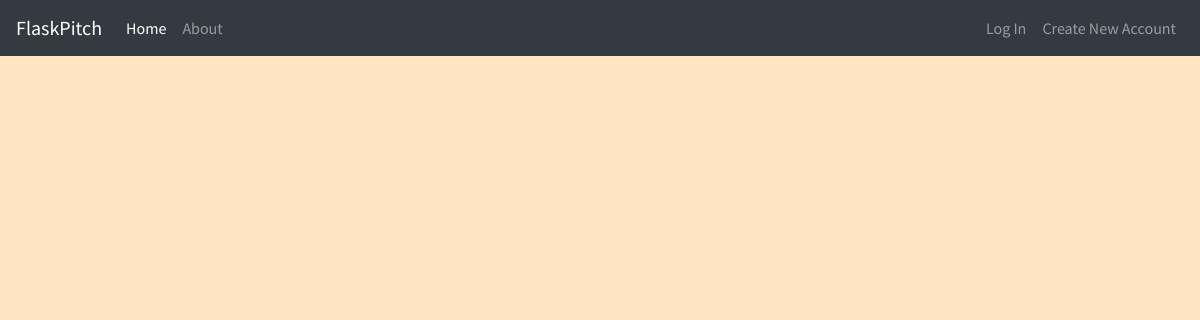
Page /home on the earlier database version.
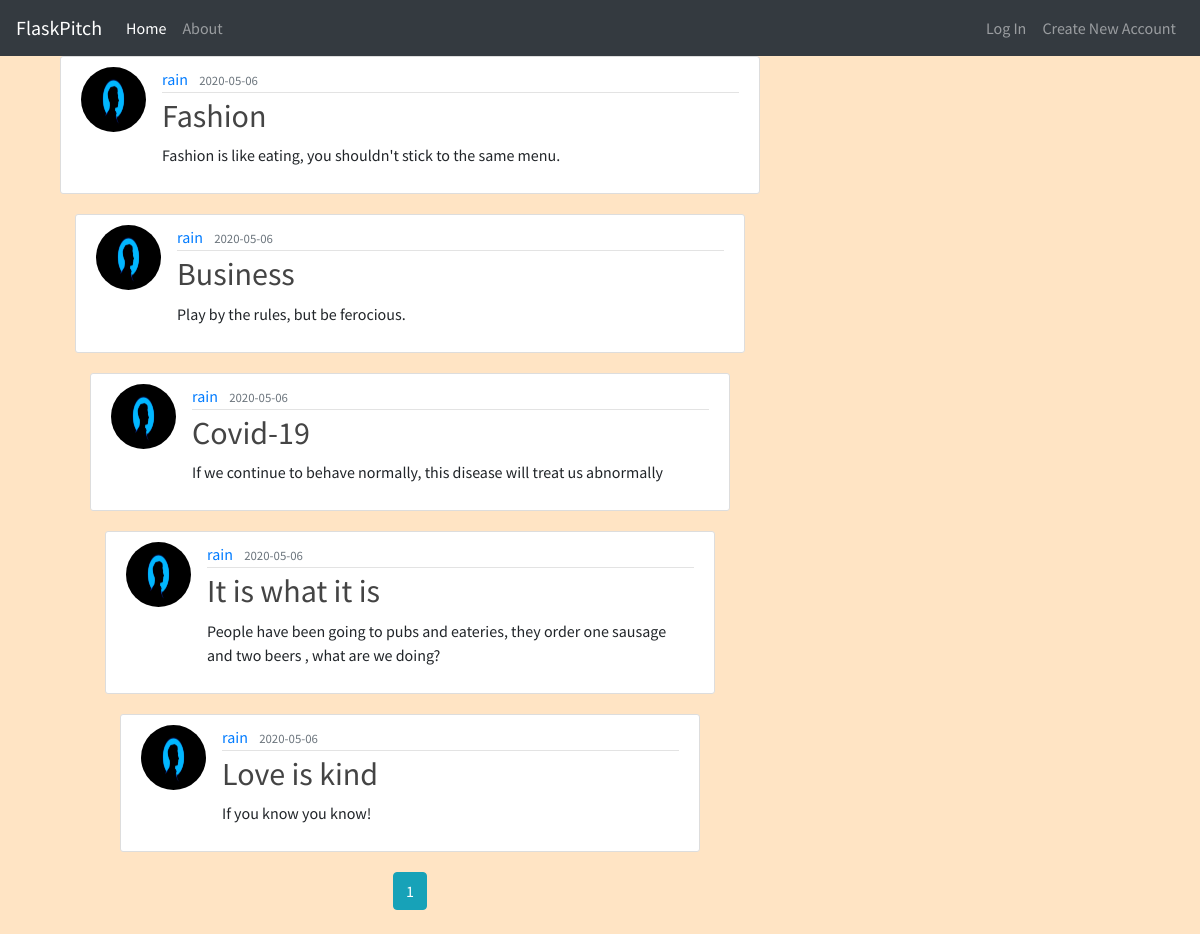
Same page on the later database version.
### app/models.py (models this page shows, shortened)
class Post(db.Model):
    id = db.Column(db.Integer, primary_key = True)
    title = db.Column(db.String(100), nullable = False)
    date_posted = db.Column(db.DateTime, nullable = False, default = datetime.utcnow)
    content = db.Column(db.Text, nullable =False)
    user_id = db.Column(db.Integer, db.ForeignKey('user.id'), nullable = False)

class User(db.Model, UserMixin):
    id = db.Column(db.Integer, primary_key = True)
    username = db.Column(db.String(20), unique= True, nullable = False )
    email = db.Column(db.String(120), unique= True, nullable = False )
    image_file = db.Column(db.String(20), nullable = False, default = 'default.jpeg' )
    password = db.Column(db.String(60), nullable = False )
    posts = db.relationship('Post', backref = 'author', lazy = True)

### app/views.py (the view)
@app.route('/')
@app.route('/home')
def home():
    page = request.args.get('page', 1, type=int)
    posts = Post.query.order_by(Post.date_posted.desc()).paginate(page=page, per_page=8)
    return render_template('home.html', posts = posts)

### app/templates/home.html (shortened to what this page needs)
{% extends 'index.html' %}
{% block content %}
{% for post in posts.items %}
<div class="container">
    <article class="media content-section">
        <img class="rounded-circle article-img"
            src="{{ url_for('static', filename='css/images/' + post.author.image_file) }}">
        <div class="media-body">
            <div class="article-metadata">
                <a class="mr-2" href="{{url_for('post', post_id = post.id)}}">{{ post.author.username }}</a>
                <small class="text-muted">{{ post.date_posted.strftime('%Y-%m-%d') }}</small>
            </div>
            <h2><a class="article-title" href="#">{{ post.title }}</a></h2>
            <p class="article-content">{{ post.content }}</p>
        </div>
    </article>
    {% endfor %}
    <div class="text-center">
        {% for page_num in posts.iter_pages(left_edge=1, right_edge=1, left_current=1, right_current=2) %}
        {% if page_num %}
        {% if posts.page == page_num %}
        <a class="btn btn-info mb-4" href="{{ url_for('home', page=page_num) }}">{{ page_num }}</a>
        {% else %}
        <a class="btn btn-outline-info mb-4" href="{{ url_for('home', page=page_num) }}">{{ page_num }}</a>
        {% endif %}
        {% endif %}
        {% endfor %}
    </div>
</div>
{% endblock %}

### app/templates/index.html (shortened to what this page needs)
<!DOCTYPE html>
<html lang="en">
<head>
    {% block styles%}
    <link rel="stylesheet" href="https://stackpath.bootstrapcdn.com/bootstrap/4.3.1/css/bootstrap.min.css"
>
    <link rel="stylesheet" type="text/css" href="{{ url_for('static', filename='css/styles.css') }}">
    {% endblock %}
</head>
<body>
    <nav class="navbar navbar-expand-lg navbar-dark bg-dark">
        <a class="navbar-brand" href="#">FlaskPitch</a>
        <div class="collapse navbar-collapse" id="navbarSupportedContent">
            <ul class="navbar-nav mr-auto">
                <li class="nav-item active">
                    <a class="nav-link" href="{{ url_for('home') }}">Home </a>
                </li>
                <li class="nav-item">
                    <a class="nav-link" href="{{ url_for('about') }}">About</a>
                </li>
            </ul>
            <div class="navbar-nav navbar-right">
                {% if current_user.is_authenticated %}
                <a class="nav-item nav-link" href="{{ url_for('new_post') }}">New Pitch</a>
                <a class="nav-item nav-link" href="{{ url_for('account') }}">My Profile</a>
                <a class="nav-item nav-link" href="{{ url_for('logout') }}">Log Out</a>
                {% else %}
                <a class="nav-item nav-link" href="{{ url_for('login') }}">Log In</a>
                <a class="nav-item nav-link" href="{{ url_for('register') }} ">Create New Account</a>
                {% endif %}
            </div>
        </div>
    </nav>
    <main role="main" class="container">
        <div class="row">
            <div class="col-md-8">
                {% block content %} {% endblock %}
            </div>
        </div>
    </main>
</body>
</html>

### app/static/css/styles.css (style rules this page uses)
body { background-color: bisque; font-family: 'Source Sans Pro', sans-serif; }
.content-section { background: #ffffff; padding: 10px 20px; border: 1px solid #dddddd; border-radius: 3px; margin-bottom: 20px; }
.article-title { color: #444444; }
.article-content { white-space: pre-line; }
.article-img { height: 65px; width: 65px; margin-right: 16px; }
.article-metadata { padding-bottom: 1px; margin-bottom: 4px; border-bottom: 1px solid #e3e3e3 }

Differences in the rows shown:
added Post: image_file (placeholder picture), author.username "rain", date_posted "2020-05-06", title "Fashion", content "Fashion is like eating, you shouldn't stick to the same menu."
added Post: image_file (placeholder picture), author.username "rain", date_posted "2020-05-06", title "Business", content "Play by the rules, but be ferocious."
added Post: image_file (placeholder picture), author.username "rain", date_posted "2020-05-06", title "Covid-19", content "If we continue to behave normally, this disease will treat us abnormally"
added Post: image_file (placeholder picture), author.username "rain", date_posted "2020-05-06", title "It is what it is", content "People have been going to pubs and eateries, they order one sausage and two beers , what are we doing?"
added Post: image_file (placeholder picture), author.username "rain", date_posted "2020-05-06", title "Love is kind", content "If you know you know!"
Other differences:
new list line: "1"
